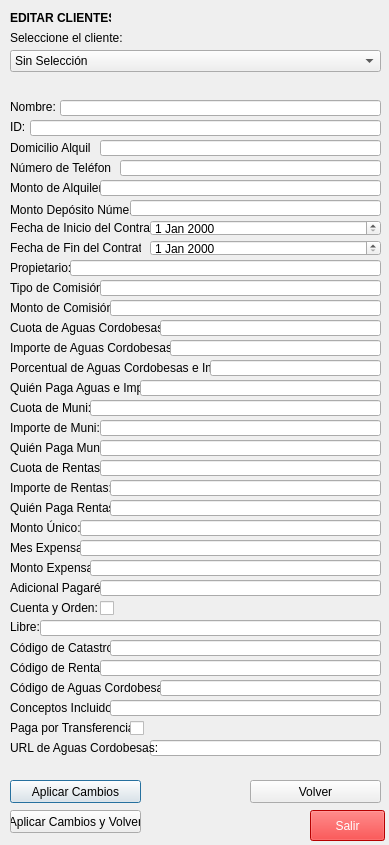
<?xml version="1.0" encoding="UTF-8"?>
<ui version="4.0">
 <class>Dialog</class>
 <widget class="QDialog" name="Dialog">
  <property name="geometry">
   <rect>
    <x>0</x>
    <y>0</y>
    <width>389</width>
    <height>845</height>
   </rect>
  </property>
  <property name="windowTitle">
   <string>Dialog</string>
  </property>
  <widget class="QLabel" name="label">
   <property name="geometry">
    <rect>
     <x>10</x>
     <y>10</y>
     <width>101</width>
     <height>16</height>
    </rect>
   </property>
   <property name="font">
    <font>
     <weight>75</weight>
     <bold>true</bold>
    </font>
   </property>
   <property name="text">
    <string>EDITAR CLIENTES</string>
   </property>
  </widget>
  <widget class="QComboBox" name="cb_seleccionar_cliente">
   <property name="geometry">
    <rect>
     <x>10</x>
     <y>50</y>
     <width>371</width>
     <height>22</height>
    </rect>
   </property>
   <item>
    <property name="text">
     <string>Sin Selección</string>
    </property>
   </item>
  </widget>
  <widget class="QLabel" name="label_txt_seleccione_cliente">
   <property name="geometry">
    <rect>
     <x>10</x>
     <y>30</y>
     <width>131</width>
     <height>16</height>
    </rect>
   </property>
   <property name="text">
    <string>Seleccione el cliente:</string>
   </property>
  </widget>
  <widget class="QLabel" name="label_txt_paga_por_transferencia">
   <property name="geometry">
    <rect>
     <x>10</x>
     <y>720</y>
     <width>121</width>
     <height>16</height>
    </rect>
   </property>
   <property name="text">
    <string>Paga por Transferencia:</string>
   </property>
  </widget>
  <widget class="QLabel" name="label_txt_importe_aguas_cordobesas">
   <property name="geometry">
    <rect>
     <x>10</x>
     <y>340</y>
     <width>161</width>
     <height>16</height>
    </rect>
   </property>
   <property name="text">
    <string>Importe de Aguas Cordobesas:</string>
   </property>
  </widget>
  <widget class="QLabel" name="label_txt_cuenta_orden">
   <property name="geometry">
    <rect>
     <x>10</x>
     <y>600</y>
     <width>91</width>
     <height>16</height>
    </rect>
   </property>
   <property name="text">
    <string>Cuenta y Orden:</string>
   </property>
  </widget>
  <widget class="QLabel" name="label_txt_quien_paga_rentas">
   <property name="geometry">
    <rect>
     <x>10</x>
     <y>500</y>
     <width>101</width>
     <height>16</height>
    </rect>
   </property>
   <property name="text">
    <string>Quién Paga Rentas:</string>
   </property>
  </widget>
  <widget class="QLabel" name="label_txt_fecha_fin_contrato">
   <property name="geometry">
    <rect>
     <x>10</x>
     <y>240</y>
     <width>131</width>
     <height>16</height>
    </rect>
   </property>
   <property name="text">
    <string>Fecha de Fin del Contrato:</string>
   </property>
  </widget>
  <widget class="QLabel" name="label_txt_cuota_aguas_cordobesas">
   <property name="geometry">
    <rect>
     <x>10</x>
     <y>320</y>
     <width>151</width>
     <height>16</height>
    </rect>
   </property>
   <property name="text">
    <string>Cuota de Aguas Cordobesas:</string>
   </property>
  </widget>
  <widget class="QLabel" name="label_txt_quien_paga_aguas">
   <property name="geometry">
    <rect>
     <x>10</x>
     <y>380</y>
     <width>131</width>
     <height>16</height>
    </rect>
   </property>
   <property name="text">
    <string>Quién Paga Aguas e Imp.:</string>
   </property>
  </widget>
  <widget class="QLabel" name="label_txt_codigo_catastro">
   <property name="geometry">
    <rect>
     <x>10</x>
     <y>640</y>
     <width>111</width>
     <height>16</height>
    </rect>
   </property>
   <property name="text">
    <string>Código de Catastro:</string>
   </property>
  </widget>
  <widget class="QLabel" name="label_txt_id">
   <property name="geometry">
    <rect>
     <x>10</x>
     <y>120</y>
     <width>47</width>
     <height>13</height>
    </rect>
   </property>
   <property name="text">
    <string>ID:</string>
   </property>
  </widget>
  <widget class="QLabel" name="label_txt_codigo_aguas_cordobesas">
   <property name="geometry">
    <rect>
     <x>10</x>
     <y>680</y>
     <width>151</width>
     <height>16</height>
    </rect>
   </property>
   <property name="text">
    <string>Código de Aguas Cordobesas:</string>
   </property>
  </widget>
  <widget class="QLabel" name="label_txt_porcentual_aguas_cordobesas">
   <property name="geometry">
    <rect>
     <x>10</x>
     <y>360</y>
     <width>201</width>
     <height>16</height>
    </rect>
   </property>
   <property name="text">
    <string>Porcentual de Aguas Cordobesas e Imp.:</string>
   </property>
  </widget>
  <widget class="QLabel" name="label_txt_tipo_comision">
   <property name="geometry">
    <rect>
     <x>10</x>
     <y>280</y>
     <width>91</width>
     <height>16</height>
    </rect>
   </property>
   <property name="text">
    <string>Tipo de Comisión:</string>
   </property>
  </widget>
  <widget class="QLabel" name="label_txt_monto_expensa">
   <property name="geometry">
    <rect>
     <x>10</x>
     <y>560</y>
     <width>81</width>
     <height>16</height>
    </rect>
   </property>
   <property name="text">
    <string>Monto Expensa:</string>
   </property>
  </widget>
  <widget class="QLabel" name="label_txt_domicilio_alquiler">
   <property name="geometry">
    <rect>
     <x>10</x>
     <y>140</y>
     <width>81</width>
     <height>16</height>
    </rect>
   </property>
   <property name="text">
    <string>Domicilio Alquiler:</string>
   </property>
  </widget>
  <widget class="QLabel" name="label_txt_cuota_rentas">
   <property name="geometry">
    <rect>
     <x>10</x>
     <y>460</y>
     <width>91</width>
     <height>16</height>
    </rect>
   </property>
   <property name="text">
    <string>Cuota de Rentas:</string>
   </property>
  </widget>
  <widget class="QLabel" name="label_txt_quien_paga_muni">
   <property name="geometry">
    <rect>
     <x>10</x>
     <y>440</y>
     <width>91</width>
     <height>16</height>
    </rect>
   </property>
   <property name="text">
    <string>Quién Paga Muni:</string>
   </property>
  </widget>
  <widget class="QLabel" name="label_txt_importe_muni">
   <property name="geometry">
    <rect>
     <x>10</x>
     <y>420</y>
     <width>91</width>
     <height>16</height>
    </rect>
   </property>
   <property name="text">
    <string>Importe de Muni:</string>
   </property>
  </widget>
  <widget class="QLabel" name="label_txt_codigo_rentas">
   <property name="geometry">
    <rect>
     <x>10</x>
     <y>660</y>
     <width>91</width>
     <height>16</height>
    </rect>
   </property>
   <property name="text">
    <string>Código de Rentas:</string>
   </property>
  </widget>
  <widget class="QLabel" name="label_txt_monto_comision">
   <property name="geometry">
    <rect>
     <x>10</x>
     <y>300</y>
     <width>101</width>
     <height>16</height>
    </rect>
   </property>
   <property name="text">
    <string>Monto de Comisión:</string>
   </property>
  </widget>
  <widget class="QLabel" name="label_txt_monto_alquiler">
   <property name="geometry">
    <rect>
     <x>10</x>
     <y>180</y>
     <width>91</width>
     <height>16</height>
    </rect>
   </property>
   <property name="text">
    <string>Monto de Alquiler:</string>
   </property>
  </widget>
  <widget class="QLabel" name="label_txt_monto_unico">
   <property name="geometry">
    <rect>
     <x>10</x>
     <y>520</y>
     <width>71</width>
     <height>16</height>
    </rect>
   </property>
   <property name="text">
    <string>Monto Único:</string>
   </property>
  </widget>
  <widget class="QLabel" name="label_txt_conceptos_incluidos">
   <property name="geometry">
    <rect>
     <x>10</x>
     <y>700</y>
     <width>111</width>
     <height>16</height>
    </rect>
   </property>
   <property name="text">
    <string>Conceptos Incluidos:</string>
   </property>
  </widget>
  <widget class="QLabel" name="label_txt_adicional_pagares">
   <property name="geometry">
    <rect>
     <x>10</x>
     <y>580</y>
     <width>91</width>
     <height>16</height>
    </rect>
   </property>
   <property name="text">
    <string>Adicional Pagarés:</string>
   </property>
  </widget>
  <widget class="QLabel" name="label_txt_monto_deposito_numero">
   <property name="geometry">
    <rect>
     <x>10</x>
     <y>200</y>
     <width>121</width>
     <height>20</height>
    </rect>
   </property>
   <property name="text">
    <string>Monto Depósito Número:</string>
   </property>
  </widget>
  <widget class="QLabel" name="label_txt_importe_rentas">
   <property name="geometry">
    <rect>
     <x>10</x>
     <y>480</y>
     <width>111</width>
     <height>16</height>
    </rect>
   </property>
   <property name="text">
    <string>Importe de Rentas:</string>
   </property>
  </widget>
  <widget class="QLabel" name="label_txt_fecha_inicio_contrato">
   <property name="geometry">
    <rect>
     <x>10</x>
     <y>220</y>
     <width>151</width>
     <height>16</height>
    </rect>
   </property>
   <property name="text">
    <string>Fecha de Inicio del Contrato:</string>
   </property>
  </widget>
  <widget class="QLabel" name="label_txt_mes_expensa">
   <property name="geometry">
    <rect>
     <x>10</x>
     <y>540</y>
     <width>71</width>
     <height>16</height>
    </rect>
   </property>
   <property name="text">
    <string>Mes Expensa:</string>
   </property>
  </widget>
  <widget class="QLabel" name="label_txt_propietario">
   <property name="geometry">
    <rect>
     <x>10</x>
     <y>260</y>
     <width>71</width>
     <height>16</height>
    </rect>
   </property>
   <property name="text">
    <string>Propietario:</string>
   </property>
  </widget>
  <widget class="QLabel" name="label_txt_libre">
   <property name="geometry">
    <rect>
     <x>10</x>
     <y>620</y>
     <width>47</width>
     <height>13</height>
    </rect>
   </property>
   <property name="text">
    <string>Libre:</string>
   </property>
  </widget>
  <widget class="QLabel" name="label_txt_cuota_muni">
   <property name="geometry">
    <rect>
     <x>10</x>
     <y>400</y>
     <width>81</width>
     <height>16</height>
    </rect>
   </property>
   <property name="text">
    <string>Cuota de Muni:</string>
   </property>
  </widget>
  <widget class="QLabel" name="label_txt_numero_telefono">
   <property name="geometry">
    <rect>
     <x>10</x>
     <y>160</y>
     <width>101</width>
     <height>16</height>
    </rect>
   </property>
   <property name="text">
    <string>Número de Teléfono:</string>
   </property>
  </widget>
  <widget class="QLineEdit" name="le_id">
   <property name="geometry">
    <rect>
     <x>30</x>
     <y>120</y>
     <width>351</width>
     <height>16</height>
    </rect>
   </property>
  </widget>
  <widget class="QLineEdit" name="le_domicilio_alquiler">
   <property name="geometry">
    <rect>
     <x>100</x>
     <y>140</y>
     <width>281</width>
     <height>16</height>
    </rect>
   </property>
  </widget>
  <widget class="QLineEdit" name="le_numero_telefono">
   <property name="geometry">
    <rect>
     <x>120</x>
     <y>160</y>
     <width>261</width>
     <height>16</height>
    </rect>
   </property>
  </widget>
  <widget class="QLineEdit" name="le_monto_alquiler">
   <property name="geometry">
    <rect>
     <x>100</x>
     <y>180</y>
     <width>281</width>
     <height>16</height>
    </rect>
   </property>
  </widget>
  <widget class="QLineEdit" name="le_monto_deposito_numero">
   <property name="geometry">
    <rect>
     <x>130</x>
     <y>200</y>
     <width>251</width>
     <height>16</height>
    </rect>
   </property>
  </widget>
  <widget class="QLineEdit" name="le_propietario">
   <property name="geometry">
    <rect>
     <x>70</x>
     <y>260</y>
     <width>311</width>
     <height>16</height>
    </rect>
   </property>
  </widget>
  <widget class="QLineEdit" name="le_tipo_comision">
   <property name="geometry">
    <rect>
     <x>100</x>
     <y>280</y>
     <width>281</width>
     <height>16</height>
    </rect>
   </property>
  </widget>
  <widget class="QLineEdit" name="le_monto_comision">
   <property name="geometry">
    <rect>
     <x>110</x>
     <y>300</y>
     <width>271</width>
     <height>16</height>
    </rect>
   </property>
  </widget>
  <widget class="QLineEdit" name="le_cuota_aguas">
   <property name="geometry">
    <rect>
     <x>160</x>
     <y>320</y>
     <width>221</width>
     <height>16</height>
    </rect>
   </property>
  </widget>
  <widget class="QLineEdit" name="le_importe_aguas">
   <property name="geometry">
    <rect>
     <x>170</x>
     <y>340</y>
     <width>211</width>
     <height>16</height>
    </rect>
   </property>
  </widget>
  <widget class="QLineEdit" name="le_porcentual_aguas">
   <property name="geometry">
    <rect>
     <x>210</x>
     <y>360</y>
     <width>171</width>
     <height>16</height>
    </rect>
   </property>
  </widget>
  <widget class="QLineEdit" name="le_quien_paga_aguas">
   <property name="geometry">
    <rect>
     <x>140</x>
     <y>380</y>
     <width>241</width>
     <height>16</height>
    </rect>
   </property>
  </widget>
  <widget class="QLineEdit" name="le_cuota_de_muni">
   <property name="geometry">
    <rect>
     <x>90</x>
     <y>400</y>
     <width>291</width>
     <height>16</height>
    </rect>
   </property>
  </widget>
  <widget class="QLineEdit" name="le_importe_muni">
   <property name="geometry">
    <rect>
     <x>100</x>
     <y>420</y>
     <width>281</width>
     <height>16</height>
    </rect>
   </property>
  </widget>
  <widget class="QLineEdit" name="le_quien_paga_muni">
   <property name="geometry">
    <rect>
     <x>100</x>
     <y>440</y>
     <width>281</width>
     <height>16</height>
    </rect>
   </property>
  </widget>
  <widget class="QLineEdit" name="le_cuota_rentas">
   <property name="geometry">
    <rect>
     <x>100</x>
     <y>460</y>
     <width>281</width>
     <height>16</height>
    </rect>
   </property>
  </widget>
  <widget class="QLineEdit" name="le_importe_rentas">
   <property name="geometry">
    <rect>
     <x>110</x>
     <y>480</y>
     <width>271</width>
     <height>16</height>
    </rect>
   </property>
  </widget>
  <widget class="QLineEdit" name="le_quien_paga_rentas">
   <property name="geometry">
    <rect>
     <x>110</x>
     <y>500</y>
     <width>271</width>
     <height>16</height>
    </rect>
   </property>
  </widget>
  <widget class="QLineEdit" name="le_monto_unico">
   <property name="geometry">
    <rect>
     <x>80</x>
     <y>520</y>
     <width>301</width>
     <height>16</height>
    </rect>
   </property>
  </widget>
  <widget class="QLineEdit" name="le_mes_expensa">
   <property name="geometry">
    <rect>
     <x>80</x>
     <y>540</y>
     <width>301</width>
     <height>16</height>
    </rect>
   </property>
  </widget>
  <widget class="QLineEdit" name="le_monto_expensa">
   <property name="geometry">
    <rect>
     <x>90</x>
     <y>560</y>
     <width>291</width>
     <height>16</height>
    </rect>
   </property>
  </widget>
  <widget class="QLineEdit" name="le_adicional_pagares">
   <property name="geometry">
    <rect>
     <x>100</x>
     <y>580</y>
     <width>281</width>
     <height>16</height>
    </rect>
   </property>
  </widget>
  <widget class="QLineEdit" name="le_libre">
   <property name="geometry">
    <rect>
     <x>40</x>
     <y>620</y>
     <width>341</width>
     <height>16</height>
    </rect>
   </property>
  </widget>
  <widget class="QLineEdit" name="le_codigo_catastro">
   <property name="geometry">
    <rect>
     <x>110</x>
     <y>640</y>
     <width>271</width>
     <height>16</height>
    </rect>
   </property>
  </widget>
  <widget class="QLineEdit" name="le_codigo_rentas">
   <property name="geometry">
    <rect>
     <x>100</x>
     <y>660</y>
     <width>281</width>
     <height>16</height>
    </rect>
   </property>
  </widget>
  <widget class="QLineEdit" name="le_codigo_aguas">
   <property name="geometry">
    <rect>
     <x>160</x>
     <y>680</y>
     <width>221</width>
     <height>16</height>
    </rect>
   </property>
  </widget>
  <widget class="QLineEdit" name="le_conceptos_incluidos">
   <property name="geometry">
    <rect>
     <x>110</x>
     <y>700</y>
     <width>271</width>
     <height>16</height>
    </rect>
   </property>
  </widget>
  <widget class="QDateEdit" name="de_inicio_contrato">
   <property name="geometry">
    <rect>
     <x>150</x>
     <y>220</y>
     <width>231</width>
     <height>16</height>
    </rect>
   </property>
  </widget>
  <widget class="QDateEdit" name="de_final_contrato">
   <property name="geometry">
    <rect>
     <x>150</x>
     <y>240</y>
     <width>231</width>
     <height>16</height>
    </rect>
   </property>
  </widget>
  <widget class="QPushButton" name="btn_aplicar">
   <property name="geometry">
    <rect>
     <x>10</x>
     <y>780</y>
     <width>131</width>
     <height>23</height>
    </rect>
   </property>
   <property name="text">
    <string>Aplicar Cambios</string>
   </property>
  </widget>
  <widget class="QPushButton" name="btn_volver">
   <property name="geometry">
    <rect>
     <x>250</x>
     <y>780</y>
     <width>131</width>
     <height>23</height>
    </rect>
   </property>
   <property name="text">
    <string>Volver</string>
   </property>
  </widget>
  <widget class="QPushButton" name="btn_aplicar_volver">
   <property name="geometry">
    <rect>
     <x>10</x>
     <y>810</y>
     <width>131</width>
     <height>23</height>
    </rect>
   </property>
   <property name="text">
    <string>Aplicar Cambios y Volver</string>
   </property>
  </widget>
  <widget class="QPushButton" name="btn_exit">
   <property name="geometry">
    <rect>
     <x>310</x>
     <y>810</y>
     <width>75</width>
     <height>31</height>
    </rect>
   </property>
   <property name="styleSheet">
    <string notr="true">background-color: red;
color: white;
font: 75 10pt &quot;Arial&quot;;</string>
   </property>
   <property name="text">
    <string>Salir</string>
   </property>
  </widget>
  <widget class="QCheckBox" name="checkBox">
   <property name="geometry">
    <rect>
     <x>130</x>
     <y>720</y>
     <width>70</width>
     <height>17</height>
    </rect>
   </property>
   <property name="text">
    <string/>
   </property>
  </widget>
  <widget class="QCheckBox" name="checkBox_2">
   <property name="geometry">
    <rect>
     <x>100</x>
     <y>600</y>
     <width>70</width>
     <height>17</height>
    </rect>
   </property>
   <property name="text">
    <string/>
   </property>
   <property name="checked">
    <bool>false</bool>
   </property>
  </widget>
  <widget class="QLineEdit" name="le_url_aguas">
   <property name="geometry">
    <rect>
     <x>150</x>
     <y>740</y>
     <width>231</width>
     <height>16</height>
    </rect>
   </property>
  </widget>
  <widget class="QLabel" name="label_txt_url_aguas_cordobesas">
   <property name="geometry">
    <rect>
     <x>10</x>
     <y>740</y>
     <width>151</width>
     <height>16</height>
    </rect>
   </property>
   <property name="text">
    <string>URL de Aguas Cordobesas:</string>
   </property>
  </widget>
  <widget class="QLineEdit" name="le_nombre">
   <property name="geometry">
    <rect>
     <x>60</x>
     <y>100</y>
     <width>321</width>
     <height>16</height>
    </rect>
   </property>
  </widget>
  <widget class="QLabel" name="label_txt_nombre">
   <property name="geometry">
    <rect>
     <x>10</x>
     <y>100</y>
     <width>47</width>
     <height>13</height>
    </rect>
   </property>
   <property name="text">
    <string>Nombre:</string>
   </property>
  </widget>
 </widget>
 <resources/>
 <connections/>
</ui>
